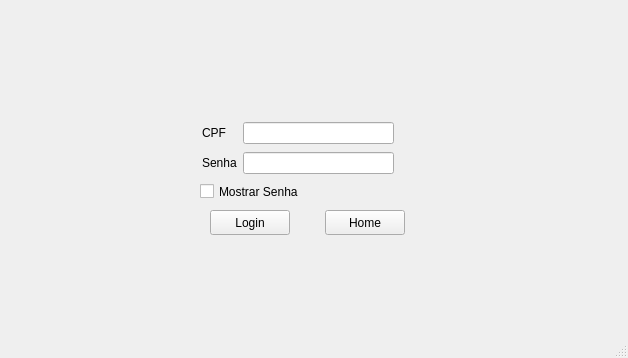
<?xml version="1.0" encoding="UTF-8"?>
<ui version="4.0">
 <class>viewAutenticacao</class>
 <widget class="QMainWindow" name="viewAutenticacao">
  <property name="geometry">
   <rect>
    <x>0</x>
    <y>0</y>
    <width>628</width>
    <height>358</height>
   </rect>
  </property>
  <property name="windowTitle">
   <string>Autenticação</string>
  </property>
  <widget class="QWidget" name="centralwidget">
   <widget class="QPushButton" name="Login">
    <property name="geometry">
     <rect>
      <x>210</x>
      <y>210</y>
      <width>80</width>
      <height>25</height>
     </rect>
    </property>
    <property name="text">
     <string>Login</string>
    </property>
   </widget>
   <widget class="QPushButton" name="Home">
    <property name="geometry">
     <rect>
      <x>325</x>
      <y>210</y>
      <width>80</width>
      <height>25</height>
     </rect>
    </property>
    <property name="text">
     <string>Home</string>
    </property>
   </widget>
   <widget class="QWidget" name="layoutWidget">
    <property name="geometry">
     <rect>
      <x>202</x>
      <y>120</y>
      <width>223</width>
      <height>58</height>
     </rect>
    </property>
    <layout class="QGridLayout" name="gridLayout">
     <item row="0" column="0">
      <widget class="QLabel" name="CPF">
       <property name="text">
        <string>CPF</string>
       </property>
      </widget>
     </item>
     <item row="0" column="1">
      <widget class="QLineEdit" name="lineCpf">
       <property name="font">
        <font>
         <kerning>true</kerning>
        </font>
       </property>
      </widget>
     </item>
     <item row="0" column="2">
      <widget class="QLabel" name="checkCPF">
       <property name="minimumSize">
        <size>
         <width>25</width>
         <height>20</height>
        </size>
       </property>
       <property name="maximumSize">
        <size>
         <width>25</width>
         <height>20</height>
        </size>
       </property>
       <property name="text">
        <string/>
       </property>
      </widget>
     </item>
     <item row="1" column="0">
      <widget class="QLabel" name="Senha">
       <property name="text">
        <string>Senha</string>
       </property>
      </widget>
     </item>
     <item row="1" column="1">
      <widget class="QLineEdit" name="lineSenha"/>
     </item>
     <item row="1" column="2">
      <widget class="QLabel" name="checkSenha">
       <property name="minimumSize">
        <size>
         <width>25</width>
         <height>20</height>
        </size>
       </property>
       <property name="maximumSize">
        <size>
         <width>25</width>
         <height>20</height>
        </size>
       </property>
       <property name="text">
        <string/>
       </property>
      </widget>
     </item>
    </layout>
   </widget>
   <widget class="QCheckBox" name="showPassword">
    <property name="geometry">
     <rect>
      <x>200</x>
      <y>180</y>
      <width>124</width>
      <height>23</height>
     </rect>
    </property>
    <property name="text">
     <string>Mostrar Senha</string>
    </property>
   </widget>
  </widget>
  <widget class="QMenuBar" name="menubar">
   <property name="geometry">
    <rect>
     <x>0</x>
     <y>0</y>
     <width>628</width>
     <height>22</height>
    </rect>
   </property>
  </widget>
  <widget class="QStatusBar" name="statusbar"/>
 </widget>
 <resources/>
 <connections/>
</ui>
